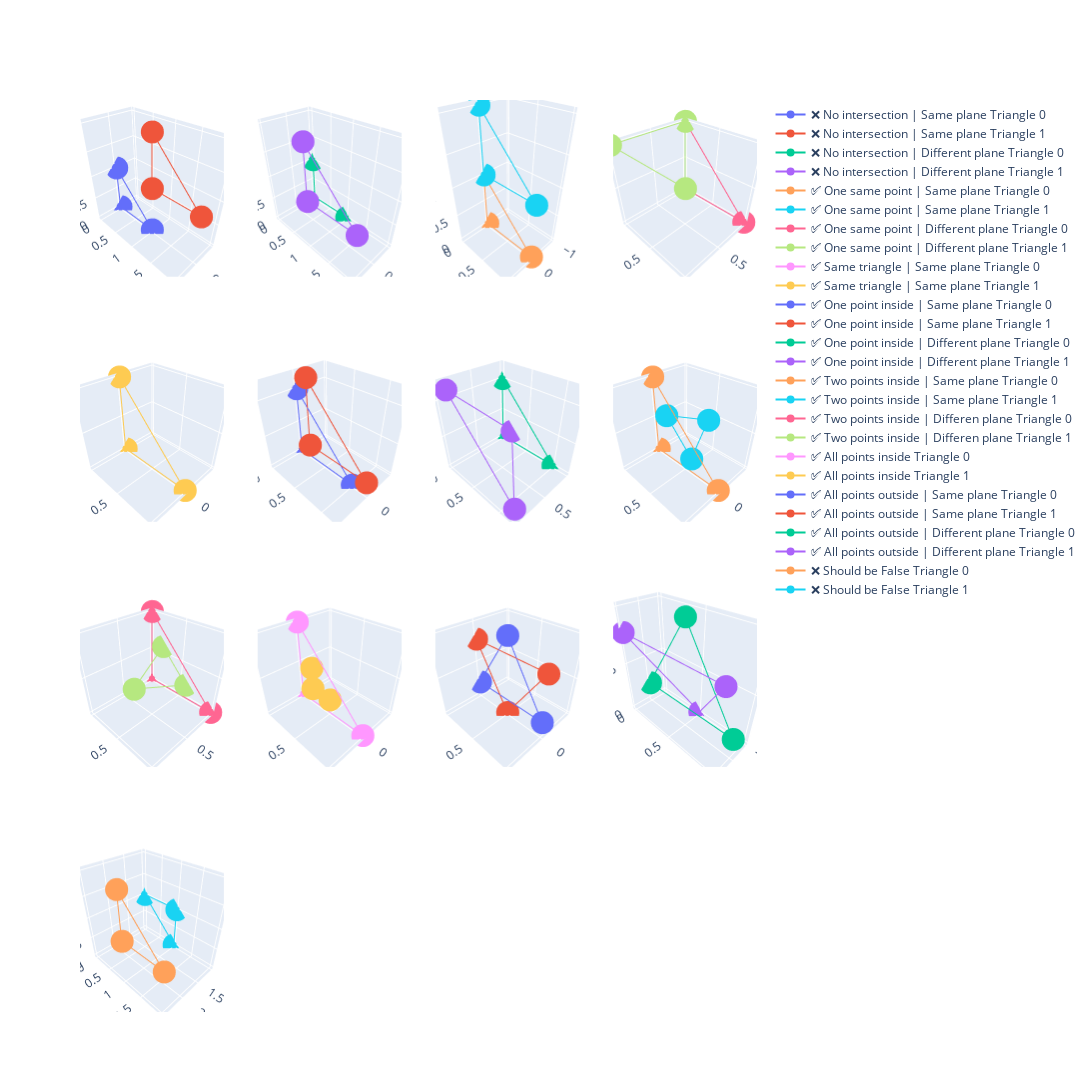

Source (notebook cell):
### Code cell
test_sat = [
    [
        np.array([[0, 0, 0], [0, 0, 1], [0, 1, 0]]),
        np.array([[0, 1, 1], [0, 1, 2], [0, 2, 1]]),
        "❌ No intersection | Same plane",
    ],
    [
        np.array([[0, 0, 0], [0, 0, 1], [0, 1, 0]]),
        np.array([[1, 1, 1], [1, 1, 2], [1, 2, 1]]),
        "❌ No intersection | Different plane",
    ],
    [
        np.array([[0, 0, 0], [0, 0, 1], [0, 1, 0]]),
        np.array([[0, 0, 1], [0, 0, 2], [0, 1, 1]]),
        "✅ One same point | Same plane",
    ],
    [
        np.array([[0, 0, 0], [0, 0, 1], [0, 1, 0]]),
        np.array([[0, 0, 1], [1, 0, 1], [1, 1, 1]]),
        "✅ One same point | Different plane",
    ],
    [
        np.array([[0, 0, 0], [0, 0, 1], [0, 1, 0]]),
        np.array([[0, 0, 0], [0, 0, 1], [0, 1, 0]]),
        "✅ Same triangle | Same plane",
    ],
    [
        np.array([[0, 0, 0], [0, 0, 1], [0, 1, 0]]),
        np.array([[0, 0.2, 0.2], [0, 0.2, 1.2], [0, 1.2, 0.2]]),
        "✅ One point inside | Same plane",
    ],
    [
        np.array([[0, 0, 0], [0, 0, 1], [0, 1, 0]]),
        np.array([[0, 0.2, 0.2], [1, 0.2, 1.2], [1, 1.2, 0.2]]),
        "✅ One point inside | Different plane",
    ],
    [
        np.array([[0, 0, 0], [0, 0, 1], [0, 1, 0]]),
        np.array([[0, 0.6, 0.2], [0, 0.2, 0.6], [0, 0.8, 0.8]]),
        "✅ Two points inside | Same plane",
    ],
    [
        np.array([[0, 0, 0], [0, 0, 1], [0, 1, 0]]),
        np.array([[0, 0.6, 0.2], [0, 0.2, 0.6], [1, 0.8, 0.8]]),
        "✅ Two points inside | Differen plane",
    ],
    [
        np.array([[0, 0, 0], [0, 0, 1], [0, 1, 0]]),
        np.array(
            [
                [0, 0.2, 0.2],
                [0, 0.5, 0.2],
                [0, 0.2, 0.5],
            ]
        ),
        "✅ All points inside",
    ],
    [
        np.array([[0, 0, 0.2], [0, 0.5, 1], [0, 1, 0.2]]),
        np.array([[0, 0, 0.8], [0, 0.5, 0], [0, 1, 0.8]]),
        "✅ All points outside | Same plane",
    ],
    [
        np.array([[0, 0, 0.2], [0, 0.5, 1], [0, 1, 0.2]]),
        np.array([[0.2, 0, 0.8], [-0.2, 0.5, 0], [0.2, 1, 0.8]]),
        "✅ All points outside | Different plane",
    ],
    [
        np.array([[2.5, 2.0, 1.0], [2.5, 1.0, 2.0], [2.5, 1.0, 1.0]], dtype=np.float64),
        np.array([[1.0, 0.0, 1.0], [1.0, 1.0, 0.0], [1.0, 1.0, 1.0]], dtype=np.float64),
        "❌ Should be False",
    ],
]

visualize_triangle_grid(test_sat)

### Figure 1 — Plotly figure (JSON) as saved in the notebook; plotly's stock layout.template omitted (floating-point values rounded to 4 significant figures)
{"data": [{"mode": "lines+markers", "name": "❌ No intersection | Same plane Triangle 0", "scene": "scene", "type": "scatter3d", "x": [0, 0, 0, 0], "y": [0, 0, 1, 0], "z": [0, 1, 0, 0]}, {"mode": "lines+markers", "name": "❌ No intersection | Same plane Triangle 1", "scene": "scene", "type": "scatter3d", "x": [0, 0, 0, 0], "y": [1, 1, 2, 1], "z": [1, 2, 1, 1]}, {"mode": "lines+markers", "name": "❌ No intersection | Different plane Triangle 0", "scene": "scene2", "type": "scatter3d", "x": [0, 0, 0, 0], "y": [0, 0, 1, 0], "z": [0, 1, 0, 0]}, {"mode": "lines+markers", "name": "❌ No intersection | Different plane Triangle 1", "scene": "scene2", "type": "scatter3d", "x": [1, 1, 1, 1], "y": [1, 1, 2, 1], "z": [1, 2, 1, 1]}, {"mode": "lines+markers", "name": "✅ One same point | Same plane Triangle 0", "scene": "scene3", "type": "scatter3d", "x": [0, 0, 0, 0], "y": [0, 0, 1, 0], "z": [0, 1, 0, 0]}, {"mode": "lines+markers", "name": "✅ One same point | Same plane Triangle 1", "scene": "scene3", "type": "scatter3d", "x": [0, 0, 0, 0], "y": [0, 0, 1, 0], "z": [1, 2, 1, 1]}, {"mode": "lines+markers", "name": "✅ One same point | Different plane Triangle 0", "scene": "scene4", "type": "scatter3d", "x": [0, 0, 0, 0], "y": [0, 0, 1, 0], "z": [0, 1, 0, 0]}, {"mode": "lines+markers", "name": "✅ One same point | Different plane Triangle 1", "scene": "scene4", "type": "scatter3d", "x": [0, 1, 1, 0], "y": [0, 0, 1, 0], "z": [1, 1, 1, 1]}, {"mode": "lines+markers", "name": "✅ Same triangle | Same plane Triangle 0", "scene": "scene5", "type": "scatter3d", "x": [0, 0, 0, 0], "y": [0, 0, 1, 0], "z": [0, 1, 0, 0]}, {"mode": "lines+markers", "name": "✅ Same triangle | Same plane Triangle 1", "scene": "scene5", "type": "scatter3d", "x": [0, 0, 0, 0], "y": [0, 0, 1, 0], "z": [0, 1, 0, 0]}, {"mode": "lines+markers", "name": "✅ One point inside | Same plane Triangle 0", "scene": "scene6", "type": "scatter3d", "x": [0, 0, 0, 0], "y": [0, 0, 1, 0], "z": [0, 1, 0, 0]}, {"mode": "lines+markers", "name": "✅ One point inside | Same plane Triangle 1", "scene": "scene6", "type": "scatter3d", "x": [0, 0, 0, 0], "y": [0.2, 0.2, 1.2, 0.2], "z": [0.2, 1.2, 0.2, 0.2]}, {"mode": "lines+markers", "name": "✅ One point inside | Different plane Triangle 0", "scene": "scene7", "type": "scatter3d", "x": [0, 0, 0, 0], "y": [0, 0, 1, 0], "z": [0, 1, 0, 0]}, {"mode": "lines+markers", "name": "✅ One point inside | Different plane Triangle 1", "scene": "scene7", "type": "scatter3d", "x": [0, 1, 1, 0], "y": [0.2, 0.2, 1.2, 0.2], "z": [0.2, 1.2, 0.2, 0.2]}, {"mode": "lines+markers", "name": "✅ Two points inside | Same plane Triangle 0", "scene": "scene8", "type": "scatter3d", "x": [0, 0, 0, 0], "y": [0, 0, 1, 0], "z": [0, 1, 0, 0]}, {"mode": "lines+markers", "name": "✅ Two points inside | Same plane Triangle 1", "scene": "scene8", "type": "scatter3d", "x": [0, 0, 0, 0], "y": [0.6, 0.2, 0.8, 0.6], "z": [0.2, 0.6, 0.8, 0.2]}, {"mode": "lines+markers", "name": "✅ Two points inside | Differen plane Triangle 0", "scene": "scene9", "type": "scatter3d", "x": [0, 0, 0, 0], "y": [0, 0, 1, 0], "z": [0, 1, 0, 0]}, {"mode": "lines+markers", "name": "✅ Two points inside | Differen plane Triangle 1", "scene": "scene9", "type": "scatter3d", "x": [0, 0, 1, 0], "y": [0.6, 0.2, 0.8, 0.6], "z": [0.2, 0.6, 0.8, 0.2]}, {"mode": "lines+markers", "name": "✅ All points inside Triangle 0", "scene": "scene10", "type": "scatter3d", "x": [0, 0, 0, 0], "y": [0, 0, 1, 0], "z": [0, 1, 0, 0]}, {"mode": "lines+markers", "name": "✅ All points inside Triangle 1", "scene": "scene10", "type": "scatter3d", "x": [0, 0, 0, 0], "y": [0.2, 0.5, 0.2, 0.2], "z": [0.2, 0.2, 0.5, 0.2]}, {"mode": "lines+markers", "name": "✅ All points outside | Same plane Triangle 0", "scene": "scene11", "type": "scatter3d", "x": [0, 0, 0, 0], "y": [0, 0.5, 1, 0], "z": [0.2, 1, 0.2, 0.2]}, {"mode": "lines+markers", "name": "✅ All points outside | Same plane Triangle 1", "scene": "scene11", "type": "scatter3d", "x": [0, 0, 0, 0], "y": [0, 0.5, 1, 0], "z": [0.8, 0, 0.8, 0.8]}, {"mode": "lines+markers", "name": "✅ All points outside | Different plane Triangle 0", "scene": "scene12", "type": "scatter3d", "x": [0, 0, 0, 0], "y": [0, 0.5, 1, 0], "z": [0.2, 1, 0.2, 0.2]}, {"mode": "lines+markers", "name": "✅ All points outside | Different plane Triangle 1", "scene": "scene12", "type": "scatter3d", "x": [0.2, -0.2, 0.2, 0.2], "y": [0, 0.5, 1, 0], "z": [0.8, 0, 0.8, 0.8]}, {"mode": "lines+markers", "name": "❌ Should be False Triangle 0", "scene": "scene13", "type": "scatter3d", "x": [2.5, 2.5, 2.5, 2.5], "y": [2, 1, 1, 2], "z": [1, 2, 1, 1]}, {"mode": "lines+markers", "name": "❌ Should be False Triangle 1", "scene": "scene13", "type": "scatter3d", "x": [1, 1, 1, 1], "y": [0, 1, 1, 0], "z": [1, 0, 1, 1]}], "layout": {"height": 1600, "scene": {"domain": {"x": [0, 0.2125], "y": [0.8063, 1]}}, "scene10": {"domain": {"x": [0.2625, 0.475], "y": [0.2687, 0.4625]}}, "scene11": {"domain": {"x": [0.525, 0.7375], "y": [0.2687, 0.4625]}}, "scene12": {"domain": {"x": [0.7875, 1], "y": [0.2687, 0.4625]}}, "scene13": {"domain": {"x": [0, 0.2125], "y": [0, 0.1938]}}, "scene14": {"domain": {"x": [0.2625, 0.475], "y": [0, 0.1938]}}, "scene15": {"domain": {"x": [0.525, 0.7375], "y": [0, 0.1938]}}, "scene16": {"domain": {"x": [0.7875, 1], "y": [0, 0.1938]}}, "scene2": {"domain": {"x": [0.2625, 0.475], "y": [0.8063, 1]}}, "scene3": {"domain": {"x": [0.525, 0.7375], "y": [0.8063, 1]}}, "scene4": {"domain": {"x": [0.7875, 1], "y": [0.8063, 1]}}, "scene5": {"domain": {"x": [0, 0.2125], "y": [0.5375, 0.7312]}}, "scene6": {"domain": {"x": [0.2625, 0.475], "y": [0.5375, 0.7312]}}, "scene7": {"domain": {"x": [0.525, 0.7375], "y": [0.5375, 0.7312]}}, "scene8": {"domain": {"x": [0.7875, 1], "y": [0.5375, 0.7312]}}, "scene9": {"domain": {"x": [0, 0.2125], "y": [0.2687, 0.4625]}}, "width": 1600}}
